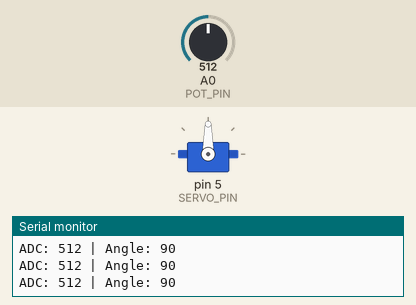
Recording of a sketch running on a simulated Arduino Uno, built with avr-gcc and run on an emulated ATmega328P. Parts: servo, the last lines printed to the serial monitor. The test bench sets the inputs (shaded band); at power-on: A0 (POT_PIN) = 512.

Above: at 1.2 s.
1.3 s: A0 (POT_PIN) set to 561
At 1.9 s:
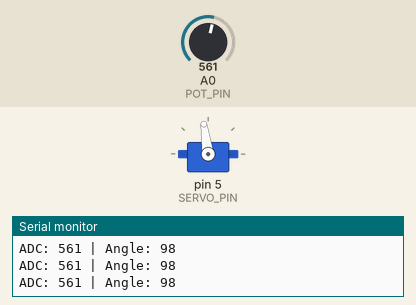
2.8 s: A0 (POT_PIN) set to 585
At 3.8 s:
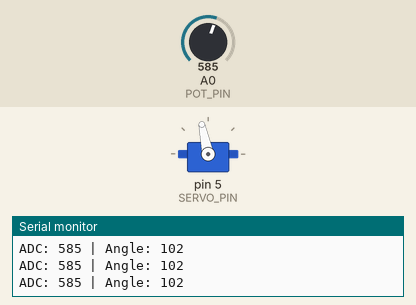
4.3 s: A0 (POT_PIN) set to 306
At 5.1 s:
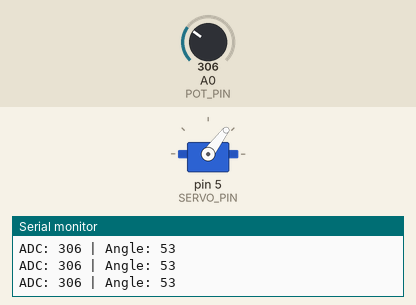
5.8 s: A0 (POT_PIN) set to 110
At 7.0 s:
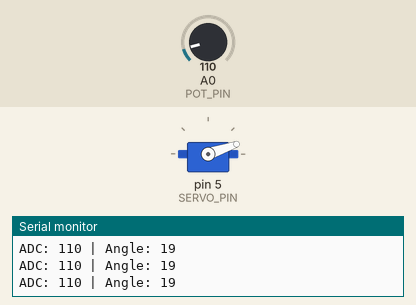
7.3 s: A0 (POT_PIN) set to 95
At 8.5 s:
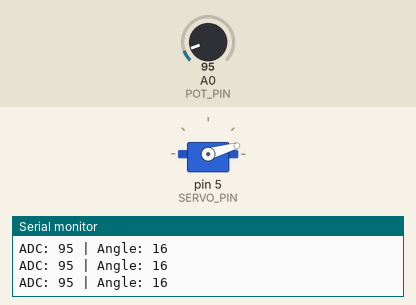
10.3 s: A0 (POT_PIN) set to 122
At 11.7 s:
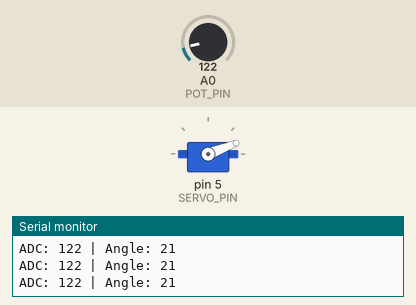
Timing chart, 0 to 12.8 s (numbered marks = the images above; inputs shaded):
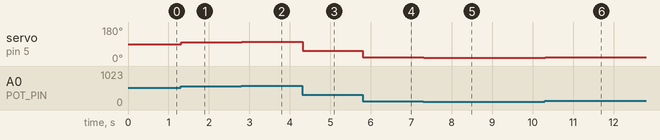

The sketch:

Lab2_Task2.ino
```cpp
#include <Servo.h>

const uint8_t POT_PIN   = A0;
const uint8_t SERVO_PIN = 5;

Servo servo;

void setup() {
  servo.attach(SERVO_PIN);
  Serial.begin(9600);
}

void loop() {
  int adc   = analogRead(POT_PIN);
  int angle = map(adc, 0, 1023, 0, 180);
  servo.write(angle);

  Serial.print("ADC: ");
  Serial.print(adc);
  Serial.print(" | Angle: ");
  Serial.println(angle);
  delay(15);
}
```

Measured:
- after the input at 1.3 s, servo on pin 5 (SERVO_PIN): 90° → 98° at once
- after the input at 2.8 s, servo on pin 5 (SERVO_PIN): 98° → 102° at once
- after the input at 4.3 s, servo on pin 5 (SERVO_PIN): 102° → 53° at once
- after the input at 5.8 s, servo on pin 5 (SERVO_PIN): 53° → 19° at once
- after the input at 7.3 s, servo on pin 5 (SERVO_PIN): 19° → 16° at once
- after the input at 10.3 s, servo on pin 5 (SERVO_PIN): 16° → 21° at once
